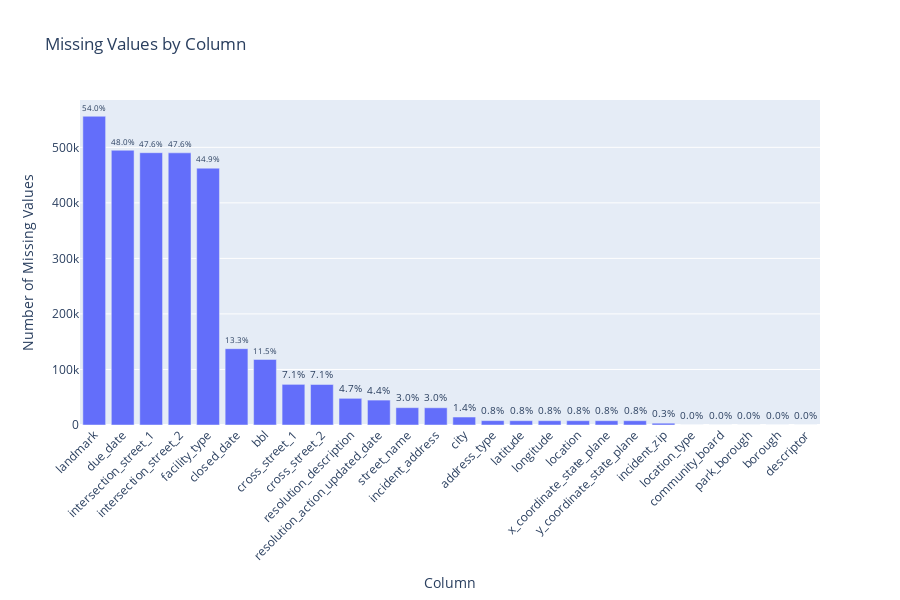

Source (notebook cell):
### Markdown cell above
### Fill Rates

### Code cell
# Plot missing values by column (similar to the reference image)
missing_counts = df_orig.isnull().sum().sort_values(ascending=False)
missing_counts = missing_counts[missing_counts > 0]  # Only show columns with missing values

# Calculate percentages for display
missing_percentages = (missing_counts / len(df_orig) * 100).round(1)

fig = go.Figure()

# Create bar chart
fig.add_trace(go.Bar(
    x=list(range(len(missing_counts))),
    y=missing_counts.values,
    text=[f'{pct}%' for pct in missing_percentages.values],
    textposition='outside',
    textangle=0,
    showlegend=False
))

# Update layout to match the reference style
fig.update_layout(
    title='Missing Values by Column',
    xaxis_title='Column',
    yaxis_title='Number of Missing Values',
    xaxis=dict(
        tickmode='array',
        tickvals=list(range(len(missing_counts))),
        ticktext=missing_counts.index,
        tickangle=-45
    ),
    height=600,
    margin=dict(b=120)  # Extra bottom margin for rotated labels
)

fig.show()

### Figure 1 — Plotly figure (JSON) as saved in the notebook; plotly's stock layout.template omitted (floating-point values rounded to 4 significant figures)
{"data": [{"showlegend": false, "text": ["54.0%", "48.0%", "47.6%", "47.6%", "44.9%", "13.3%", "11.5%", "7.1%", "7.1%", "4.7%", "4.4%", "3.0%", "3.0%", "1.4%", "0.8%", "0.8%", "0.8%", "0.8%", "0.8%", "0.8%", "0.3%", "0.0%", "0.0%", "0.0%", "0.0%", "0.0%"], "textangle": 0, "textposition": "outside", "type": "bar", "x": [0, 1, 2, 3, 4, 5, 6, 7, 8, 9, 10, 11, 12, 13, 14, 15, 16, 17, 18, 19, 20, 21, 22, 23, 24, 25], "y": [555967, 494801, 490358, 490072, 462493, 137474, 118039, 73174, 72938, 48036, 44847, 31204, 31033, 14352, 7882, 7744, 7744, 7744, 7741, 7730, 3257, 22, 18, 18, 18, 1]}], "layout": {"height": 600, "margin": {"b": 120}, "title": {"text": "Missing Values by Column"}, "xaxis": {"tickangle": -45, "tickmode": "array", "ticktext": ["landmark", "due_date", "intersection_street_1", "intersection_street_2", "facility_type", "closed_date", "bbl", "cross_street_1", "cross_street_2", "resolution_description", "resolution_action_updated_date", "street_name", "incident_address", "city", "address_type", "latitude", "longitude", "location", "x_coordinate_state_plane", "y_coordinate_state_plane", "incident_zip", "location_type", "community_board", "park_borough", "borough", "descriptor"], "tickvals": [0, 1, 2, 3, 4, 5, 6, 7, 8, 9, 10, 11, 12, 13, 14, 15, 16, 17, 18, 19, 20, 21, 22, 23, 24, 25], "title": {"text": "Column"}}, "yaxis": {"title": {"text": "Number of Missing Values"}}}}
